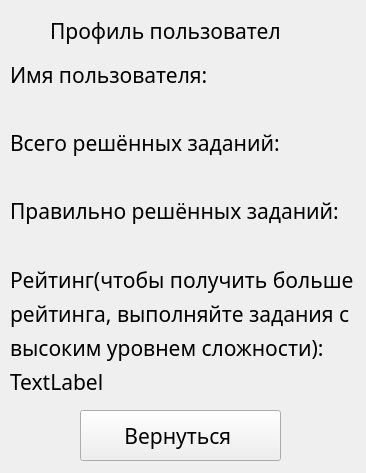
<?xml version="1.0" encoding="UTF-8"?>
<ui version="4.0">
 <class>Form</class>
 <widget class="QWidget" name="Form">
  <property name="geometry">
   <rect>
    <x>0</x>
    <y>0</y>
    <width>366</width>
    <height>473</height>
   </rect>
  </property>
  <property name="windowTitle">
   <string>Form</string>
  </property>
  <widget class="QWidget" name="verticalLayoutWidget">
   <property name="geometry">
    <rect>
     <x>10</x>
     <y>60</y>
     <width>351</width>
     <height>336</height>
    </rect>
   </property>
   <property name="font">
    <font>
     <family>MV Boli</family>
     <pointsize>16</pointsize>
     <weight>50</weight>
     <bold>false</bold>
    </font>
   </property>
   <layout class="QVBoxLayout" name="verticalLayout">
    <item>
     <widget class="QLabel" name="label">
      <property name="font">
       <font>
        <family>MV Boli</family>
        <pointsize>16</pointsize>
        <weight>50</weight>
        <bold>false</bold>
       </font>
      </property>
      <property name="text">
       <string>Имя пользователя: </string>
      </property>
     </widget>
    </item>
    <item>
     <widget class="QLabel" name="name">
      <property name="font">
       <font>
        <family>MV Boli</family>
        <pointsize>16</pointsize>
        <weight>50</weight>
        <bold>false</bold>
       </font>
      </property>
      <property name="text">
       <string/>
      </property>
     </widget>
    </item>
    <item>
     <widget class="QLabel" name="label_3">
      <property name="font">
       <font>
        <family>MV Boli</family>
        <pointsize>16</pointsize>
        <weight>50</weight>
        <bold>false</bold>
       </font>
      </property>
      <property name="text">
       <string>Всего решённых заданий:</string>
      </property>
     </widget>
    </item>
    <item>
     <widget class="QLabel" name="vsego_recheno">
      <property name="font">
       <font>
        <family>MV Boli</family>
        <pointsize>16</pointsize>
        <weight>50</weight>
        <bold>false</bold>
       </font>
      </property>
      <property name="text">
       <string/>
      </property>
     </widget>
    </item>
    <item>
     <widget class="QLabel" name="label_5">
      <property name="font">
       <font>
        <family>MV Boli</family>
        <pointsize>16</pointsize>
        <weight>50</weight>
        <bold>false</bold>
       </font>
      </property>
      <property name="text">
       <string>Правильно решённых заданий:</string>
      </property>
     </widget>
    </item>
    <item>
     <widget class="QLabel" name="pravilnie">
      <property name="font">
       <font>
        <family>MV Boli</family>
        <pointsize>16</pointsize>
        <weight>50</weight>
        <bold>false</bold>
       </font>
      </property>
      <property name="text">
       <string/>
      </property>
     </widget>
    </item>
    <item>
     <widget class="QLabel" name="label_4">
      <property name="text">
       <string>Рейтинг(чтобы получить больше</string>
      </property>
     </widget>
    </item>
    <item>
     <widget class="QLabel" name="label_6">
      <property name="text">
       <string>рейтинга, выполняйте задания с</string>
      </property>
     </widget>
    </item>
    <item>
     <widget class="QLabel" name="label_7">
      <property name="text">
       <string>высоким уровнем сложности):</string>
      </property>
     </widget>
    </item>
    <item>
     <widget class="QLabel" name="reting">
      <property name="text">
       <string>TextLabel</string>
      </property>
     </widget>
    </item>
   </layout>
  </widget>
  <widget class="QLabel" name="label_2">
   <property name="geometry">
    <rect>
     <x>50</x>
     <y>10</y>
     <width>231</width>
     <height>41</height>
    </rect>
   </property>
   <property name="font">
    <font>
     <family>MV Boli</family>
     <pointsize>16</pointsize>
     <weight>50</weight>
     <bold>false</bold>
    </font>
   </property>
   <property name="text">
    <string>Профиль пользователя</string>
   </property>
  </widget>
  <widget class="QPushButton" name="vernytca">
   <property name="geometry">
    <rect>
     <x>80</x>
     <y>410</y>
     <width>201</width>
     <height>51</height>
    </rect>
   </property>
   <property name="font">
    <font>
     <family>MV Boli</family>
     <pointsize>16</pointsize>
    </font>
   </property>
   <property name="text">
    <string>Вернуться </string>
   </property>
  </widget>
 </widget>
 <resources/>
 <connections/>
</ui>
